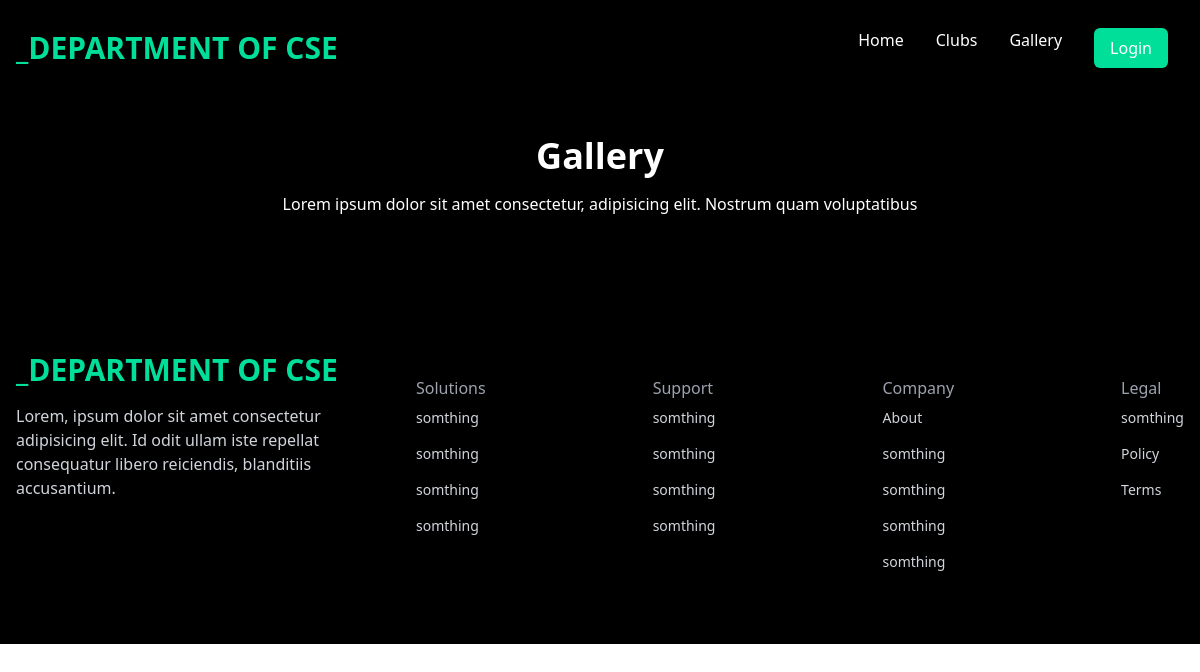
/about/gallery, run on an earlier commit of the app's database.
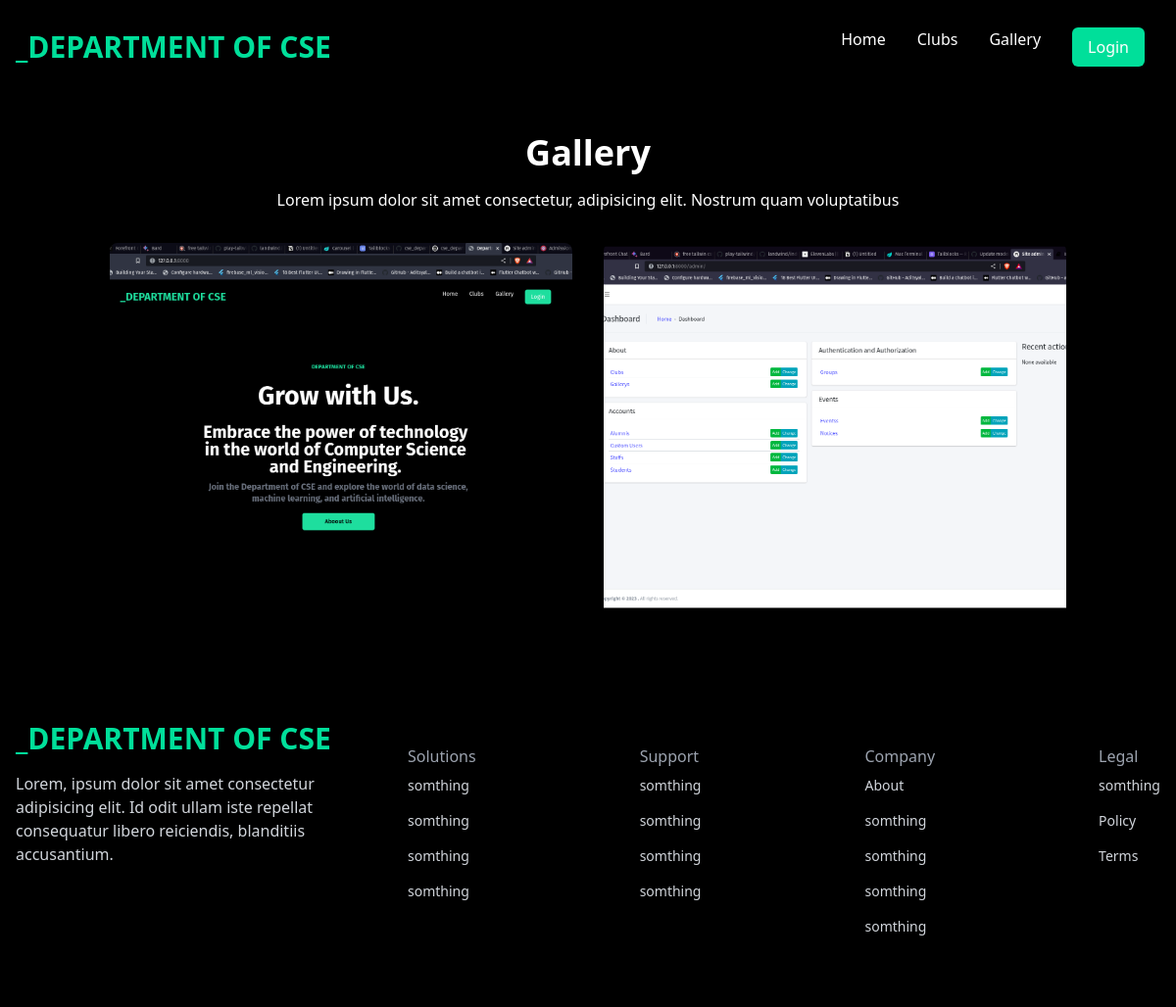
And on a later commit of the database.
### about/models.py (models this page shows, shortened)
class Gallery(models.Model):
    topic = models.CharField(max_length=255)
    slug = models.SlugField(blank=True, null=True)
    description = models.TextField(blank=True, null=True)
    image = models.ImageField(upload_to='upload/', blank=True)
    date_added = models.DateTimeField(auto_now_add=True)
    class Meta:
        ordering = ('date_added',)

### about/views.py (the view)
# urls.py: path('gallery', views.gallery_images, name = 'gallery'),
def gallery_images(request):
    data = Gallery.objects.all()
    context = {'images': data}
    return render(request, 'screens/gallery.html', context)

### templates/screens/gallery.html
{% extends 'base.html' %}
{% load static %}
{% block content %}
<section class="bg-black">
    <div class="container mx-auto px-6 py-10 animate-fade-in">
        <h1 class="text-center text-3xl font-semibold capitalize text-white lg:text-4xl">Gallery</h1>
        <p class="mt-4 text-center text-white">Lorem ipsum dolor sit amet consectetur, adipisicing elit. Nostrum quam voluptatibus</p>
        <div class="mt-8 grid grid-cols-1 gap-8 md:grid-cols-2 xl:mt-12 xl:grid-cols-3 xl:gap-12">
            {% for image in images %}
                <div class="shadow-white overflow-hidden">
                    <img class="h-96 w-full rounded-lg object-cover transition duration-300 transform hover:scale-105" src="{{ image.image.url }}" alt="" />
                </div>
            {% endfor %}
        </div>
    </div>
</section>
{% endblock content %}

### templates/base.html (shortened to what this page needs)
{% load tailwind_tags %}
<!DOCTYPE html>
{% load static %}
<html lang="en">
  <head>
    {% tailwind_css %}
  </head>
  <body>
    {% include 'components/nav.html' %}
    {% block content %}
    {% endblock content %}
    {% include 'components/footer.html' %}
  </body>
</html>

### templates/components/nav.html (shortened to what this page needs)
{% load static %}
<nav style="background-color: black">
  <div
    class="flex justify-between items-center h-24 max-w-[1240px] mx-auto px-4 text-white"
  >
    <a href="{% url 'home' %}"
      ><h1 class="w-full text-3xl font-bold text-[#00df9a]">
        _DEPARTMENT OF CSE
      </h1></a
    >
    <ul class="hidden md:flex">
      <a href="{% url 'home' %}"><li class="p-4">Home</li></a>
      <li class="p-4">Clubs</li>
      <a href="{% url 'gallery' %}"><li class="p-4">Gallery</li></a>
      <li class="p-4">
        {% if request.user.is_authenticated %}
        <a href="{% url 'logout' %}"
          ><button class="text-white bg-[#00df9a] py-2 px-4 rounded-md">
            Logout
          </button></a
        >
        {% else %}
        <a href="{% url 'login' %}"
          ><button class="text-white bg-[#00df9a] py-2 px-4 rounded-md">
            Login
          </button></a
        >
        {% endif %}
      </li>
    </ul>
  </div>
</nav>

### templates/components/footer.html (shortened to what this page needs)
{% load static %}
<footer style="background-color: black;">
    <div class='max-w-[1240px] mx-auto py-16 px-4 grid lg:grid-cols-3 gap-8 text-gray-300'>
      <div>
        <h1 class='w-full text-3xl font-bold text-[#00df9a]'>_DEPARTMENT OF CSE</h1>
        <p class='py-4'>Lorem, ipsum dolor sit amet consectetur adipisicing elit. Id odit ullam iste repellat consequatur libero reiciendis, blanditiis accusantium.</p>
      </div>
      <div class='lg:col-span-2 flex justify-between mt-6'>
        <div>
          <h6 class='font-medium text-gray-400'>Solutions</h6>
          <ul>
            <li class='py-2 text-sm'>somthing</li>
            <li class='py-2 text-sm'>somthing</li>
            <li class='py-2 text-sm'>somthing</li>
            <li class='py-2 text-sm'>somthing</li>
          </ul>
        </div>
        <div>
          <h6 class='font-medium text-gray-400'>Support</h6>
          <ul>
            <li class='py-2 text-sm'>somthing</li>
            <li class='py-2 text-sm'>somthing</li>
            <li class='py-2 text-sm'>somthing</li>
            <li class='py-2 text-sm'>somthing</li>
          </ul>
        </div>
        <div>
          <h6 class='font-medium text-gray-400'>Company</h6>
          <ul>
            <li class='py-2 text-sm'>About</li>
            <li class='py-2 text-sm'>somthing</li>
            <li class='py-2 text-sm'>somthing</li>
            <li class='py-2 text-sm'>somthing</li>
            <li class='py-2 text-sm'>somthing</li>
          </ul>
        </div>
        <div>
          <h6 class='font-medium text-gray-400'>Legal</h6>
          <ul>
            <li class='py-2 text-sm'>somthing</li>
            <li class='py-2 text-sm'>Policy</li>
            <li class='py-2 text-sm'>Terms</li>
          </ul>
        </div>
      </div>
    </div>
  </footer>

What changed in the data, as far as the page shows it:
added Gallery: image (picture)
added Gallery: image (picture)
